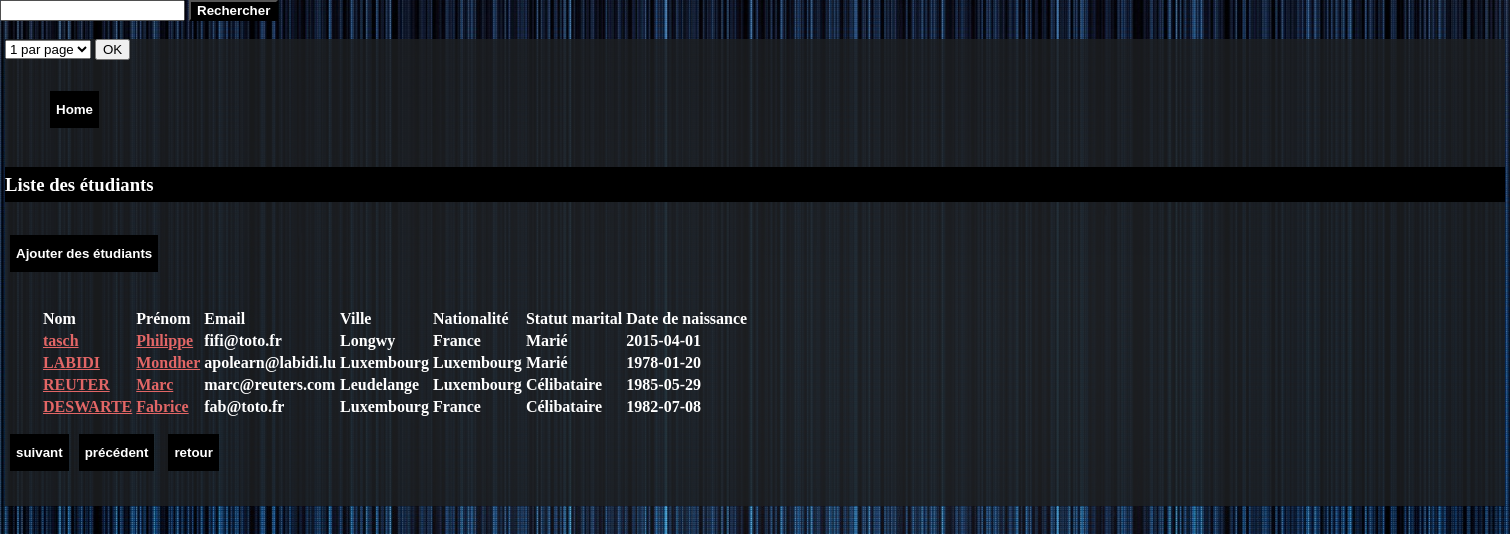
Page /list.php?ses_id=2&nbPerPage=4&page=2 on the committed database.
### tables this page shows
CREATE TABLE `student` (
  `stu_id` int(10) UNSIGNED NOT NULL,
  `mar_id` int(10) UNSIGNED NOT NULL,
  `cit_id` int(10) UNSIGNED NOT NULL,
  `cou_id` int(10) UNSIGNED NOT NULL,
  `ses_id` int(10) UNSIGNED NOT NULL,
  `stu_name` varchar(80) DEFAULT NULL,
  `stu_firstname` varchar(40) DEFAULT NULL,
  `stu_birthdate` date DEFAULT NULL,
  `stu_email` varchar(255) DEFAULT NULL,
  `stu_sex` char(1) DEFAULT NULL,
  `stu_with_experience` tinyint(3) UNSIGNED NOT NULL DEFAULT '0',
  `stu_is_leader` tinyint(3) UNSIGNED NOT NULL DEFAULT '0',
  `stu_inserted` datetime DEFAULT NULL,
  `stu_updated` datetime DEFAULT NULL
);

CREATE TABLE `city` (
  `cit_id` int(10) UNSIGNED NOT NULL,
  `cou_id` int(10) UNSIGNED NOT NULL,
  `cit_name` varchar(128) DEFAULT NULL,
  `cit_inserted` datetime DEFAULT NULL,
  `cit_updated` datetime DEFAULT NULL
);

CREATE TABLE `country` (
  `cou_id` int(10) UNSIGNED NOT NULL,
  `cou_name` varchar(80) DEFAULT NULL,
  `cou_inserted` datetime DEFAULT NULL,
  `cou_updated` datetime DEFAULT NULL
);

CREATE TABLE `marital_status` (
  `mar_id` int(10) UNSIGNED NOT NULL,
  `mar_name` varchar(20) DEFAULT NULL,
  `mar_inserted` datetime DEFAULT NULL,
  `mar_updated` datetime DEFAULT NULL
);

### list.php (called while the page is built)
<?php
require 'inc/db.php';
if (!empty($_GET['ses_id'])) {
	$sessionID = intval($_GET['ses_id']);
	$currentOffset = 0;
	$currentPage=1;
	$nbPerPage=4;
	if(!empty($_GET['nbPerPage'])){
		$nbPerPage = intval($_GET['nbPerPage']);
	}
	if(array_key_exists('page', $_GET)){
		$currentPage=intval($_GET['page']);
		$currentOffset=($currentPage-1)*$nbPerPage;
	}
	$sql = '
		SELECT stu_id, stu_name, stu_firstname, cou_name, cit_name, mar_name, stu_email, stu_birthdate AS birthdate
		FROM student
		LEFT OUTER JOIN country ON country.cou_id = student.cou_id
		LEFT OUTER JOIN city ON city.cit_id = student.cit_id
		LEFT OUTER JOIN marital_status ON marital_status.mar_id = student.mar_id
		WHERE ses_id = :sessionID
		LIMIT :offset,:nbPerPage
	';
	$pdoStatement = $pdo->prepare($sql);
	$pdoStatement->bindValue(':sessionID',$sessionID, PDO::PARAM_INT);
	$pdoStatement->bindValue(':nbPerPage', $nbPerPage, PDO::PARAM_INT);
	$pdoStatement->bindValue(':offset', $currentOffset, PDO::PARAM_INT);
	if ($pdoStatement ->execute()===false) {
		print_r($pdo->errorInfo());
	}
	else if ($pdoStatement->rowCount() > 0) {
		$etudiantListe = $pdoStatement->fetchAll();
	}
}
require 'inc/header.php';
require 'inc/list_view.php';
require 'inc/footer.php';

### inc/list_view.php (the view, shortened to what this page needs)
<form method="get">
	<select name="nbPerPage">
		<option value="1">1 par page</option>
	</select>
	<input type="submit" value="OK">
</form>
<nav>
	<ul>
		<li><button class="homebutton"><a href="index.php">Home</a></button></li>
	</ul>
</nav>
<h3>Liste des étudiants</h3>
<?php if (isset($etudiantListe) && sizeof($etudiantListe) > 0) : ?>
	<table>
		<thead>
			<tr>
				<td>Nom</td>
				<td>Prénom</td>
				<td>Email</td>
				<td>Ville</td>
				<td>Nationalité</td>
				<td>Statut marital</td>
				<td>Date de naissance</td>
			</tr>
		</thead>
		<tbody>
			<?php foreach ($etudiantListe as $currentEtudiant) : ?>
				<tr>
					<td><a href='student.php?stu_id=<?= $currentEtudiant['stu_id']?>'><?= $currentEtudiant['stu_name'] ?> </a></td>
					<td><a href='student.php?stu_id=<?= $currentEtudiant['stu_id']?>'><?= $currentEtudiant['stu_firstname'] ?> </a></td>
					<td><?= $currentEtudiant['stu_email'] ?></td>
					<td><?= $currentEtudiant['cit_name'] ?></td>
					<td><?= $currentEtudiant['cou_name'] ?></td>
					<td><?= $currentEtudiant['mar_name'] ?></td>
					<td><?= $currentEtudiant['birthdate'] ?></td>
				</tr>
			<?php endforeach; ?>
		</tbody>
		<button class = "button" ><a href="add.php"type="button">Ajouter des étudiants</button>
	</table>
	<button class = "button1" ><a href="list.php?ses_id=<?= $sessionID ?>&nbPerPage=<?=$nbPerPage ?>&page=<?= ($currentPage+1) ?>">suivant</a></button>
	<?php
	if($currentPage!==0){?>
		<button class = "button2" ><a href="list.php?ses_id=<?= $sessionID ?>&nbPerPage=<?=$nbPerPage ?>&page=<?= ($currentPage-1) ?>">précédent</a></button>
	<?php }?>
	<button class="button3"><a href="list.php?ses_id=<?= $sessionID ?>">retour</a></button>
<?php else :?>
	aucun étudiant
<?php endif; ?>

### inc/header.php (style rules this page uses)
html, body { font-family: :Tahoma, Verdana, sans-serif; color:white; font-weight: 700; margin: 0; padding:0; background: url(img/backgroundstile.jpg) no-repeat center fixed; -webkit-background-size: cover; background-size: cover; }
li a { color:#e26666; }
td a { color:#e26666; }
h3 { background:rgba(0, 0, 0, 1); line-height: 35px; }
button { background:rgba(0, 0, 0, 1); line-height: 35px; clear: both; display: inline; border-style: none; font-weight: 700; outline-style: none; margin-top: 15px; margin-bottom: 35px; margin-left: 5px; margin-right: 5px; }
button a { color:white; list-style: none; text-decoration: none; }
.button1 { float: left; display: inline; }
.button2 { margin-top: -2px; display: inline; }
.homebutton { display: inline; text-decoration: none; }
ul { list-style: none; margin-bottom: -15px; }
table { text-align: left; margin-left: 35px; }

### rows in the picture
student: stu_name "tasch", stu_firstname "Philippe", stu_email "fifi@toto.fr", cit.cit_name "Longwy", cou.cou_name "France", mar.mar_name "Marié", stu_birthdate "2015-04-01"
student: stu_name "LABIDI", stu_firstname "Mondher", stu_email "apolearn@labidi.lu", cit.cit_name "Luxembourg", cou.cou_name "Luxembourg", mar.mar_name "Marié", stu_birthdate "1978-01-20"
student: stu_name "REUTER", stu_firstname "Marc", stu_email "marc@reuters.com", cit.cit_name "Leudelange", cou.cou_name "Luxembourg", mar.mar_name "Célibataire", stu_birthdate "1985-05-29"
student: stu_name "DESWARTE", stu_firstname "Fabrice", stu_email "fab@toto.fr", cit.cit_name "Luxembourg", cou.cou_name "France", mar.mar_name "Célibataire", stu_birthdate "1982-07-08"
